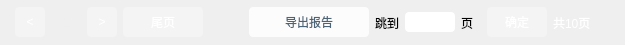
             <widget class="QFrame" name="frame_bottom_2">
              <property name="sizePolicy">
               <sizepolicy hsizetype="Preferred" vsizetype="Fixed">
                <horstretch>0</horstretch>
                <verstretch>0</verstretch>
               </sizepolicy>
              </property>
              <property name="minimumSize">
               <size>
                <width>0</width>
                <height>45</height>
               </size>
              </property>
              <property name="maximumSize">
               <size>
                <width>16777214</width>
                <height>45</height>
               </size>
              </property>
              <property name="sizeIncrement">
               <size>
                <width>0</width>
                <height>36</height>
               </size>
              </property>
              <property name="baseSize">
               <size>
                <width>0</width>
                <height>36</height>
               </size>
              </property>
              <property name="mouseTracking">
               <bool>false</bool>
              </property>
              <property name="frameShape">
               <enum>QFrame::NoFrame</enum>
              </property>
              <property name="frameShadow">
               <enum>QFrame::Plain</enum>
              </property>
              <layout class="QHBoxLayout" name="horizontalLayout_5">
               <property name="leftMargin">
                <number>15</number>
               </property>
               <property name="topMargin">
                <number>0</number>
               </property>
               <property name="rightMargin">
                <number>15</number>
               </property>
               <property name="bottomMargin">
                <number>0</number>
               </property>
               <item>
                <widget class="QPushButton" name="pushButton_12">
                 <property name="minimumSize">
                  <size>
                   <width>30</width>
                   <height>30</height>
                  </size>
                 </property>
                 <property name="maximumSize">
                  <size>
                   <width>16777215</width>
                   <height>16777215</height>
                  </size>
                 </property>
                 <property name="styleSheet">
                  <string notr="true">QPushButton {color: rgb(255, 255, 255);
border: none;
background-color: rgba(255, 255, 255, 0.3);
font: 75 12pt &quot;微软雅黑&quot;;
border-radius:4px;}

QPushButton:pressed
{
    background-color:rgb(100,160,180);
    padding-left:3px;
    padding-top:3px;
}</string>
                 </property>
                 <property name="text">
                  <string>&lt;</string>
                 </property>
                </widget>
               </item>
               <item>
                <widget class="QLabel" name="label_10">
                 <property name="minimumSize">
                  <size>
                   <width>30</width>
                   <height>30</height>
                  </size>
                 </property>
                 <property name="maximumSize">
                  <size>
                   <width>16777215</width>
                   <height>16777215</height>
                  </size>
                 </property>
                 <property name="styleSheet">
                  <string notr="true">color: rgb(238, 238, 238);
font: 75 10pt &quot;微软雅黑&quot;;</string>
                 </property>
                 <property name="text">
                  <string>1</string>
                 </property>
                 <property name="alignment">
                  <set>Qt::AlignCenter</set>
                 </property>
                </widget>
               </item>
               <item>
                <widget class="QPushButton" name="pushButton_13">
                 <property name="minimumSize">
                  <size>
                   <width>30</width>
                   <height>30</height>
                  </size>
                 </property>
                 <property name="maximumSize">
                  <size>
                   <width>16777215</width>
                   <height>16777215</height>
                  </size>
                 </property>
                 <property name="styleSheet">
                  <string notr="true">QPushButton {color: rgb(255, 255, 255);
border: none;
background-color: rgba(255, 255, 255, 0.3);
font: 75 12pt &quot;微软雅黑&quot;;
border-radius:4px;}
QPushButton:pressed
{
    background-color:rgb(100,160,180);
    padding-left:3px;
    padding-top:3px;
}</string>
                 </property>
                 <property name="text">
                  <string>&gt;</string>
                 </property>
                </widget>
               </item>
               <item>
                <widget class="QPushButton" name="pushButton_14">
                 <property name="minimumSize">
                  <size>
                   <width>80</width>
                   <height>30</height>
                  </size>
                 </property>
                 <property name="maximumSize">
                  <size>
                   <width>16777215</width>
                   <height>30</height>
                  </size>
                 </property>
                 <property name="styleSheet">
                  <string notr="true">QPushButton {color: rgb(255, 255, 255);
font: 75 10pt &quot;微软雅黑&quot;;
background-color: rgba(255, 255, 255, 0.3);
border-radius:4px;}

QPushButton:pressed
{
    background-color:rgb(100,160,180);
    padding-left:3px;
    padding-top:3px;
}</string>
                 </property>
                 <property name="text">
                  <string>尾页</string>
                 </property>
                </widget>
               </item>
               <item>
                <spacer name="horizontalSpacer_5">
                 <property name="orientation">
                  <enum>Qt::Horizontal</enum>
                 </property>
                 <property name="sizeHint" stdset="0">
                  <size>
                   <width>40</width>
                   <height>20</height>
                  </size>
                 </property>
                </spacer>
               </item>
               <item>
                <widget class="QPushButton" name="pushButton_5">
                 <property name="minimumSize">
                  <size>
                   <width>120</width>
                   <height>30</height>
                  </size>
                 </property>
                 <property name="maximumSize">
                  <size>
                   <width>16777215</width>
                   <height>30</height>
                  </size>
                 </property>
                 <property name="styleSheet">
                  <string notr="true">QPushButton
{
color:rgba(75, 100, 120, 255);
font: 75 10pt &quot;微软雅黑&quot;;
background-color: rgba(255, 255, 255, 0.8);
border-radius:4px;
}

QPushButton:hover 
{
   background-color: rgb(217,235,249);
}

QPushButton:pressed
{
    background-color:rgb(100,160,180);
    padding-left:3px;
    padding-top:3px;
}</string>
                 </property>
                 <property name="text">
                  <string>导出报告</string>
                 </property>
                 <property name="checkable">
                  <bool>true</bool>
                 </property>
                </widget>
               </item>
               <item>
                <widget class="QLabel" name="label_11">
                 <property name="styleSheet">
                  <string notr="true">color: rgb(0, 0, 0);
font: 75 11pt &quot;微软雅黑&quot;;</string>
                 </property>
                 <property name="text">
                  <string>跳到</string>
                 </property>
                </widget>
               </item>
               <item>
                <widget class="QLineEdit" name="lineEdit">
                 <property name="minimumSize">
                  <size>
                   <width>50</width>
                   <height>20</height>
                  </size>
                 </property>
                 <property name="maximumSize">
                  <size>
                   <width>50</width>
                   <height>16777215</height>
                  </size>
                 </property>
                 <property name="styleSheet">
                  <string notr="true">border-radius:4px;</string>
                 </property>
                </widget>
               </item>
               <item>
                <widget class="QLabel" name="label_12">
                 <property name="minimumSize">
                  <size>
                   <width>20</width>
                   <height>0</height>
                  </size>
                 </property>
                 <property name="maximumSize">
                  <size>
                   <width>16777215</width>
                   <height>16777215</height>
                  </size>
                 </property>
                 <property name="styleSheet">
                  <string notr="true">color: rgb(0, 0, 0);
font: 75 11pt &quot;微软雅黑&quot;;</string>
                 </property>
                 <property name="text">
                  <string>页</string>
                 </property>
                </widget>
               </item>
               <item>
                <widget class="QPushButton" name="pushButton_15">
                 <property name="minimumSize">
                  <size>
                   <width>60</width>
                   <height>30</height>
                  </size>
                 </property>
                 <property name="maximumSize">
                  <size>
                   <width>16777215</width>
                   <height>16777215</height>
                  </size>
                 </property>
                 <property name="styleSheet">
                  <string notr="true">
QPushButton {color: rgb(255, 255, 255);
border: none;
background-color: rgba(255, 255, 255, 0.3);
font: 75 9pt &quot;微软雅黑&quot;;
border-radius:4px;}

QPushButton:pressed
{
    background-color:rgb(100,160,180);
    padding-left:3px;
    padding-top:3px;
}</string>
                 </property>
                 <property name="text">
                  <string>确定</string>
                 </property>
                </widget>
               </item>
               <item>
                <widget class="QLabel" name="label_13">
                 <property name="minimumSize">
                  <size>
                   <width>50</width>
                   <height>0</height>
                  </size>
                 </property>
                 <property name="maximumSize">
                  <size>
                   <width>16777215</width>
                   <height>16777215</height>
                  </size>
                 </property>
                 <property name="styleSheet">
                  <string notr="true">color: rgb(255, 255, 255);
font: 75 10pt &quot;微软雅黑&quot;;</string>
                 </property>
                 <property name="text">
                  <string>共10页</string>
                 </property>
                </widget>
               </item>
               <item>
                <widget class="QLabel" name="label_33">
                 <property name="minimumSize">
                  <size>
                   <width>1</width>
                   <height>0</height>
                  </size>
                 </property>
                 <property name="maximumSize">
                  <size>
                   <width>1</width>
                   <height>16777215</height>
                  </size>
                 </property>
                 <property name="mouseTracking">
                  <bool>true</bool>
                 </property>
                 <property name="text">
                  <string/>
                 </property>
                </widget>
               </item>
              </layout>
             </widget>
